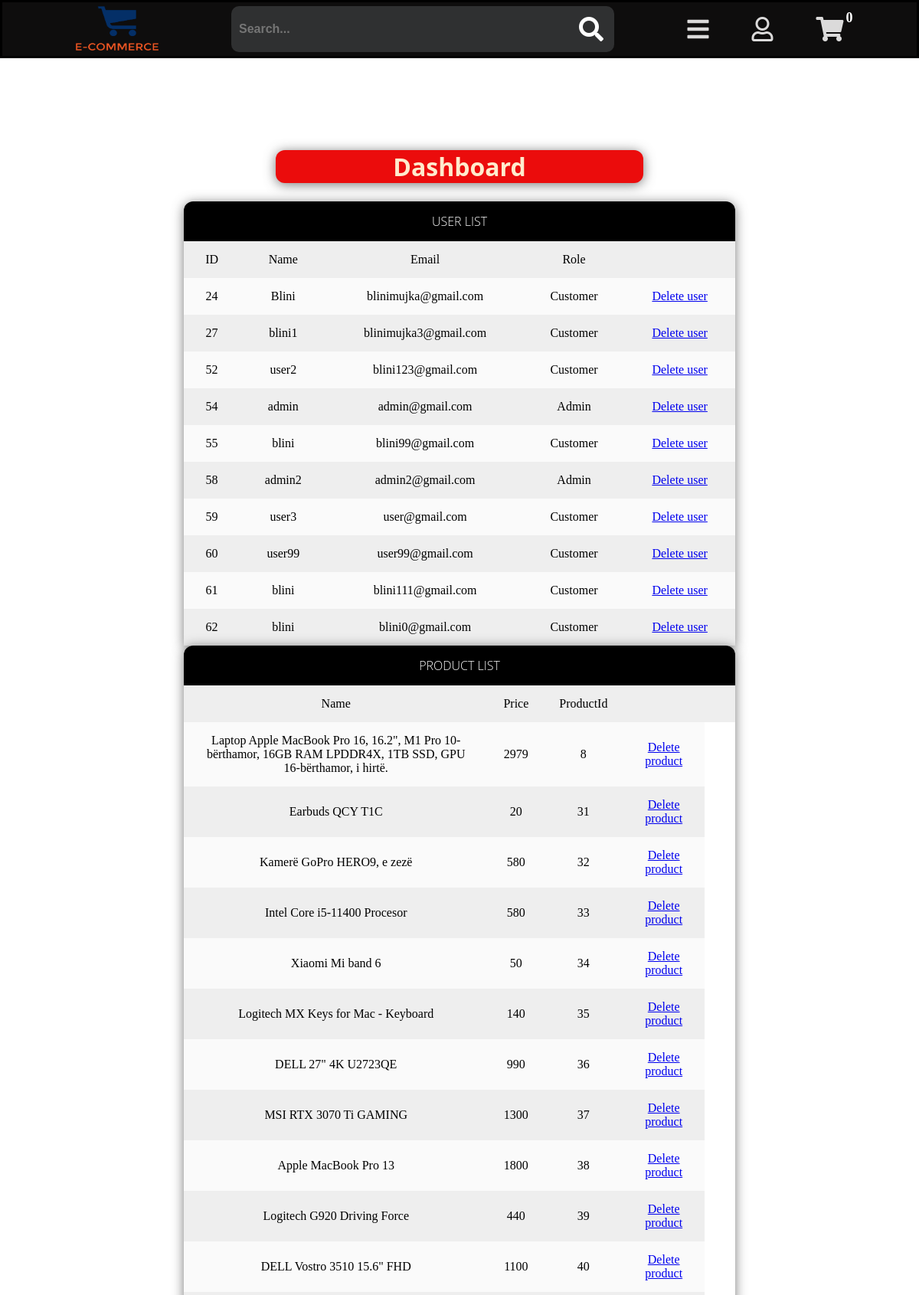
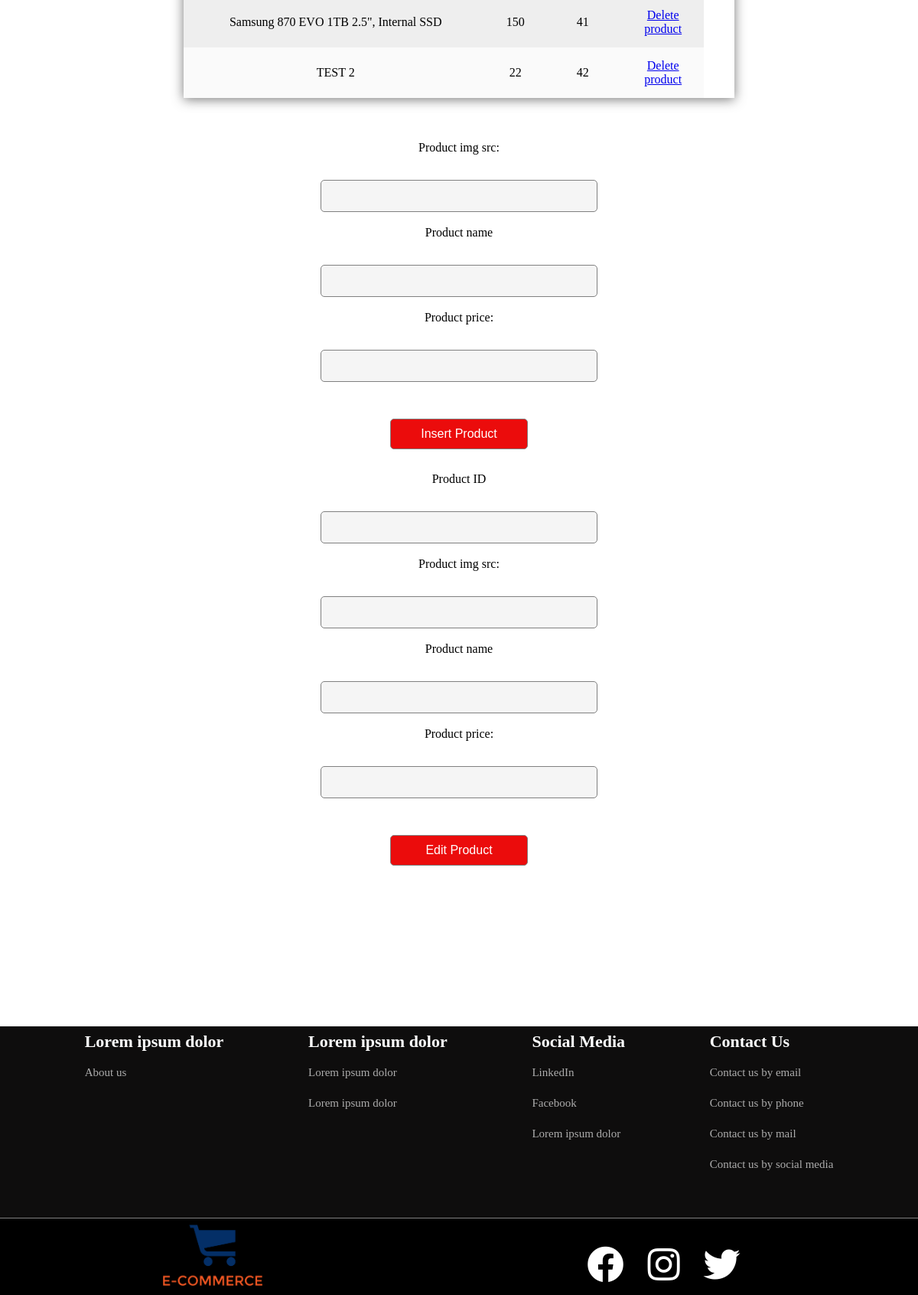
The page /view/dashboard.php on the database its author committed (2 pictures, top to bottom).
### tables this page shows
CREATE TABLE `users` (
  `id` int(11) NOT NULL,
  `name` varchar(255) NOT NULL,
  `email` varchar(255) NOT NULL,
  `password` varchar(255) NOT NULL,
  `is_admin` tinyint(1) NOT NULL
);

CREATE TABLE `products` (
  `productId` int(11) NOT NULL,
  `img` varchar(255) NOT NULL,
  `name` varchar(255) NOT NULL,
  `price` int(11) NOT NULL
);

### classes/Database.php (called while the page is built, shortened)
<?php
class DatabaseConfiguration
{
    private $connection;
    private $host = "localhost";
    private $username = "root";
    private $dbName = "projektiDB";
    private $password = "";
    protected function getConnection()
    {
        return $this->connection;
    }
    private function createConnection()
    {
        $this->connection = new PDO("mysql:host=$this->host;dbname=$this->dbName", $this->username, $this->password);
        $this->connection->setAttribute(PDO::ATTR_ERRMODE, PDO::ERRMODE_EXCEPTION);
    }
}

### classes/userMapper.php (called while the page is built, shortened)
<?php
require_once 'Database.php';
class UserMapper extends DatabaseConfiguration   {
    private $conn;
    public function __construct(){
        $this->conn= $this->getConnection();
    }
    public function getAllUsers(){
            $this->query = "select * from users";
            $statement = $this->conn->prepare($this->query);
            $statement->execute();
            $result = $statement->fetchAll(PDO::FETCH_ASSOC);
            return $result;
        }
}

### classes/productMapper.php (called while the page is built, shortened)
<?php
require_once "Database.php";
class productMapper extends DatabaseConfiguration{
   private $conn;
public function __construct(){
    $this->conn = $this->getConnection();
}
public function getAllProducts(){
    $this->query = "Select * from products";
    $statement = $this->conn->prepare($this->query);
    $statement->execute();
    $result = $statement->fetchAll(PDO::FETCH_ASSOC);
    return $result;
}
}

### view/dashboard.php (the view)
<?php
include '../subComponents/header.php';
include_once '../classes/userMapper.php';
include_once '../classes/productMapper.php';
    $mapper =  new UserMapper();
    $userList = $mapper->getAllUsers();
    $Pmapper =  new productMapper();
    $productList = $Pmapper->getAllProducts();
?>
<div>
    <h1 class="dashboard"> Dashboard </h1>
    <div class="table-container">
        <table class="user-list-table">
            <thead>
            <tr>
                <th colspan="5">USER LIST</th>
            </tr>
                <tr>
                    <td>ID</td>
                    <td>Name</td>
                    <td>Email</td>
                    <td>Role</td>
                    <td></td>
                </tr>
            </thead>
            <tbody>
                <?php
                foreach ($userList as $user) {
                ?>
                    <tr>
                        <td><?php echo $user['id']; ?></td>
                        <td><?php echo $user['name']; ?></td>
                        <td><?php echo $user['email']; ?></td>
                        <td><?php
                         if($user['is_admin'] == 1) {
                             echo "Admin";
                            }
                       else{
                       echo "Customer";
                       }
                       ?>
                        </td>
                        <td><a href="<?php echo "../classes/deleteUser.php?id=" .$user['id'];?>">Delete user<i class="gg-trash"></i></td>
                    </tr>
                <?php
                }
                ?>
            </tbody>
        </table>
        <table class="user-list-table">
            <thead>
            <tr>
                <th colspan="5">Product LIST</th>
            </tr>
                <tr>
                    <td>Name</td>
                    <td>Price</td>
                    <td>ProductId</td>
                    <td></td>
                    <td></td>
                </tr>
            </thead>
            <tbody>
                <?php
                foreach ($productList as $Product) {
                ?>
                    <tr>
                        <td><?php echo $Product['name']; ?></td>
                        <td><?php echo $Product['price']; ?></td>
                        <td><?php echo $Product['productId']; ?></td>
                        <td><a href="<?php echo "../classes/deleteProduct.php?id=" .$Product['productId'];?>">Delete product<i class="gg-trash"></i></td>
                    </tr>
                <?php
                }
                ?>
            </tbody>
        </table>
    </div>
</div>
<div>
<form  action="../classes/insertProduct.php" method="post">
    <label >Product img src:</label> <br>
    <input type="text" name="product-img"><br>
    <label >Product name</label><br>
    <input type="text" name="product-name"> <br>
    <label >Product price:</label><br>
    <input type="text" name="product-price"><br>
    <input class="submit" type="submit"value="Insert Product" name="insert">
</form>
<form action="../classes/editProduct.php" method="get">
    <label >Product ID</label> <br>
    <input required type="text" name="edit-product-id" ><br>
    <label >Product img src:</label> <br>
    <input type="text" name="edit-product-img" ><br>
    <label >Product name</label><br>
    <input type="text" name="edit-product-name"  > <br>
    <label >Product price:</label><br>
    <input type="text" name="edit-product-price"  ><br>
    <input class="submit"type="submit"value="Edit Product">
</form>
            </div>
<?php
include '../SubComponents/footer.php'
?>

### style.css (style rules this page uses)
* { margin: 0; padding: 0; }

### dashboard.css (style rules this page uses)
.dashboard { background-color: #eb0c0c; position: relative; top: 15vh; text-align: center; border-collapse: collapse; border-spacing: 0; box-shadow: 0 2px 15px rgba(64,64,64,.7); border-radius: 12px 12px 12px 12px; font-family: 'Open Sans',Sans-serif; width: 40%; margin-left: auto; margin-right: auto; color: blanchedalmond; }
.table-container { padding-bottom: 200px; }
.user-list-table { width: 60%; border-collapse: collapse; box-shadow: 0 2px 15px rgba(64,64,64,.7); border-radius: 12px 12px 0 0; overflow: hidden; margin: auto; position: relative; top: 18vh; }
.user-list-table td , th { padding: 15px 20px; text-align: center; }
.user-list-table th { background-color: black; color: #fafafa; font-family: 'Open Sans',Sans-serif; font-weight: 200; text-transform: uppercase; }
.user-list-table tr { width: 100%; background-color: #fafafa; }
.user-list-table tr:nth-child(even) { background-color: #eeeeee; }
form { height: auto; display: flex; flex-direction: column; text-align: center; justify-content: space-around; }
form input { margin-top: 25px; margin-bottom: 25px; width: 30%; margin: auto; border: 0px; margin-top: 15px; height: 40px; border-radius: 5px; background-color: rgb(245, 245, 245); border: 1px solid grey; }
.submit { width: 15%; background-color: #eb0c0c; margin-bottom: 30px; margin-top: 30px; color: white; font-size: 16px; }

### rows shown on the page
users: id "24", name "Blini", email "blinimujka@gmail.com", is_admin "Customer"
users: id "27", name "blini1", email "blinimujka3@gmail.com", is_admin "Customer"
users: id "52", name "user2", email "blini123@gmail.com", is_admin "Customer"
users: id "54", name "admin", email "admin@gmail.com", is_admin "Admin"
users: id "55", name "blini", email "blini99@gmail.com", is_admin "Customer"
users: id "58", name "admin2", email "admin2@gmail.com", is_admin "Admin"
users: id "59", name "user3", email "user@gmail.com", is_admin "Customer"
users: id "60", name "user99", email "user99@gmail.com", is_admin "Customer"
users: id "61", name "blini", email "blini111@gmail.com", is_admin "Customer"
users: id "62", name "blini", email "blini0@gmail.com", is_admin "Customer"
products: name "Laptop Apple MacBook Pro 16, 16.2\", M1 Pro 10-bërthamor, 16GB RAM LPDDR4X, 1TB SSD, GPU 16-bërthamor, i hirtë.", price "2979", productId "8"
products: name "Earbuds QCY T1C", price "20", productId "31"
products: name "Kamerë GoPro HERO9, e zezë", price "580", productId "32"
products: name "Intel Core i5-11400 Procesor", price "580", productId "33"
products: name "Xiaomi Mi band 6", price "50", productId "34"
products: name "Logitech MX Keys for Mac - Keyboard", price "140", productId "35"
products: name "DELL 27\" 4K U2723QE", price "990", productId "36"
products: name "MSI RTX 3070 Ti GAMING", price "1300", productId "37"
products: name "Apple MacBook Pro 13", price "1800", productId "38"
products: name "Logitech G920 Driving Force", price "440", productId "39"
products: name "DELL Vostro 3510 15.6\" FHD", price "1100", productId "40"
products: name "Samsung 870 EVO 1TB 2.5\", Internal SSD", price "150", productId "41"
products: name "TEST 2", price "22", productId "42"
